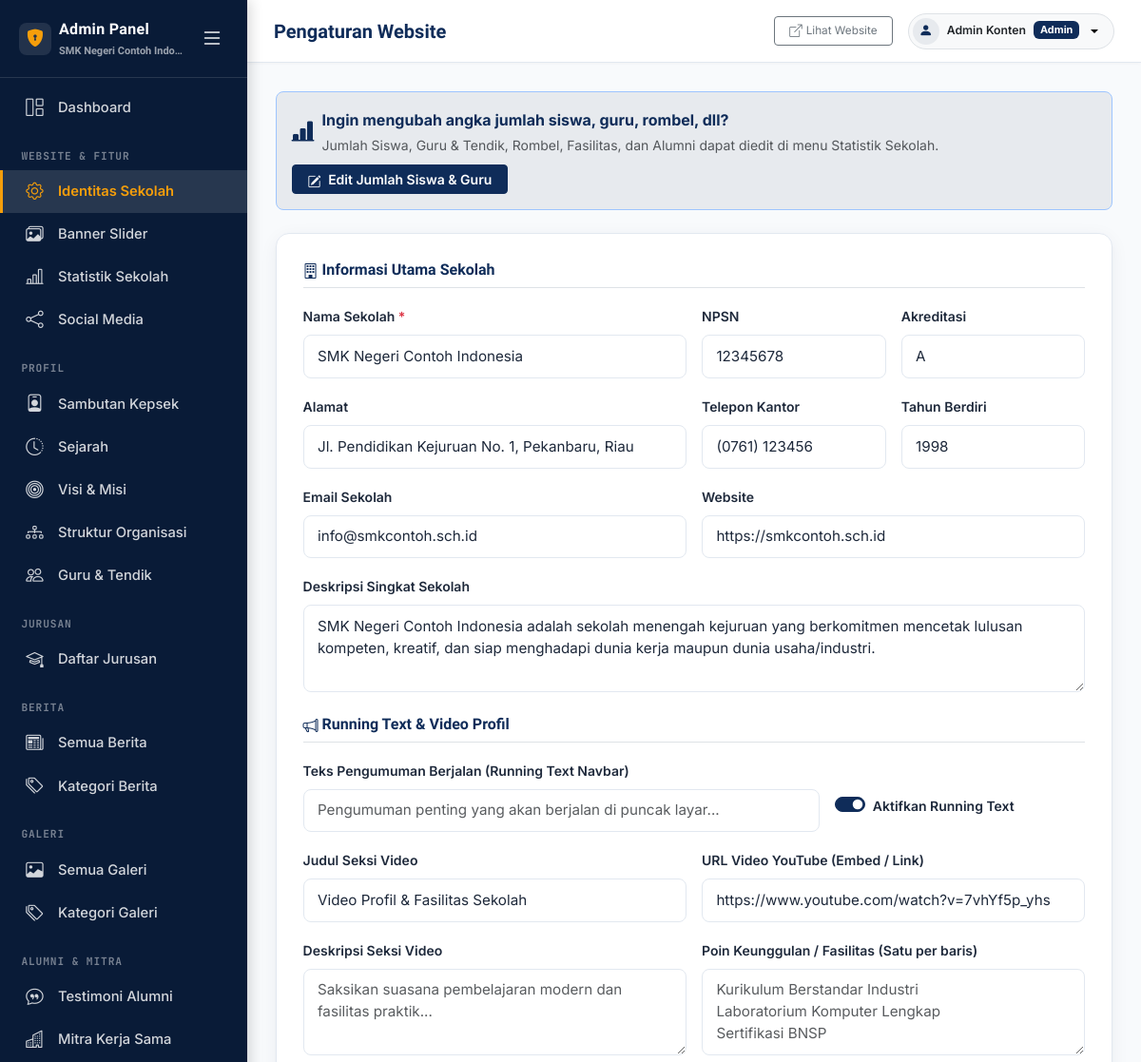
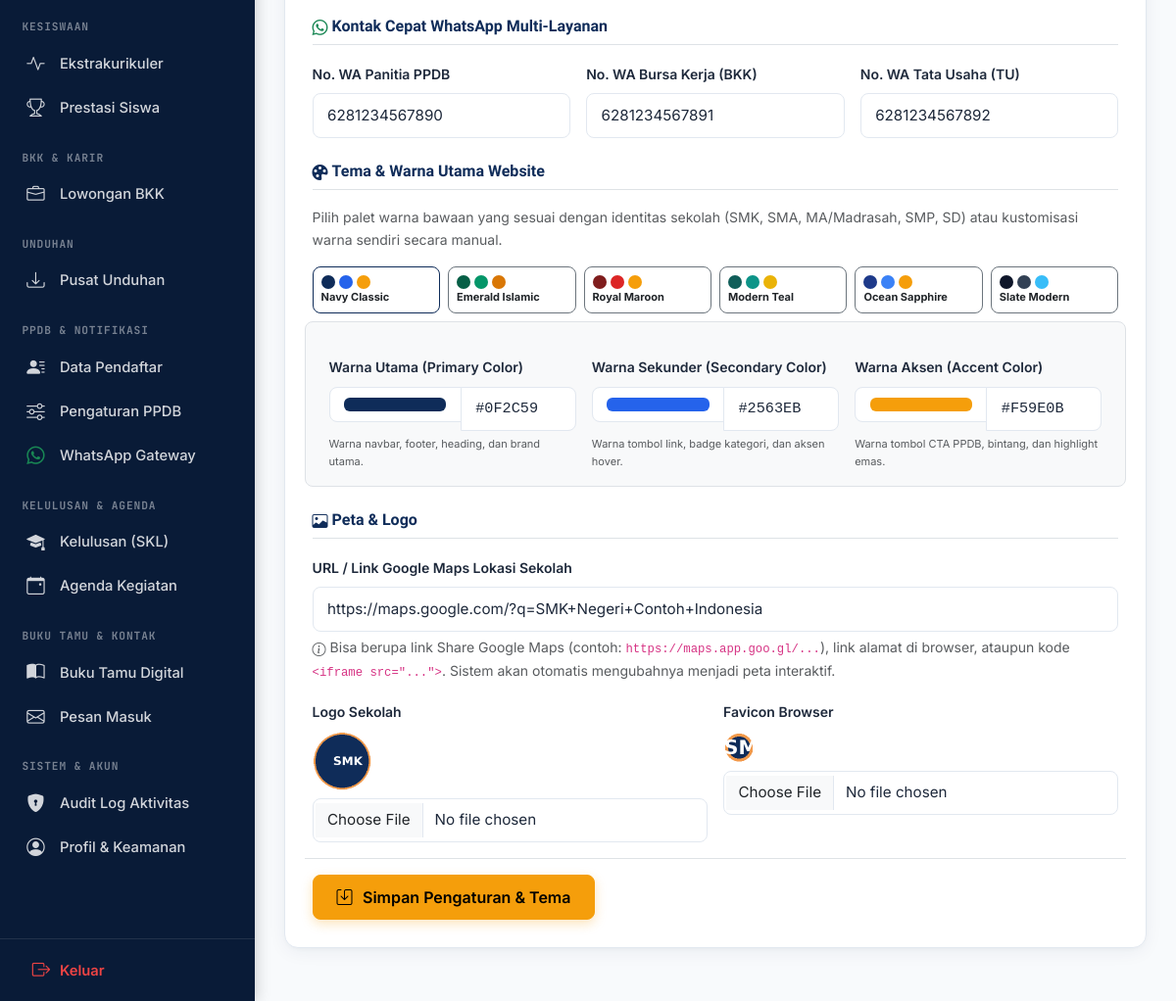
The app's page /admin/profile/index.php (signed in) with its own data (2 pictures, top to bottom).
### tables this page shows
CREATE TABLE school_profile (
  id INT UNSIGNED AUTO_INCREMENT PRIMARY KEY,
  school_name VARCHAR(150) NOT NULL,
  npsn VARCHAR(20) DEFAULT NULL,
  address VARCHAR(255) DEFAULT NULL,
  phone VARCHAR(50) DEFAULT NULL,
  email VARCHAR(150) DEFAULT NULL,
  website VARCHAR(150) DEFAULT NULL,
  description TEXT,
  logo VARCHAR(255) DEFAULT NULL,
  favicon VARCHAR(255) DEFAULT NULL,
  theme_color_primary VARCHAR(20) DEFAULT '#0F2C59',
  theme_color_secondary VARCHAR(20) DEFAULT '#2563EB',
  theme_color_accent VARCHAR(20) DEFAULT '#F59E0B',
  theme_preset VARCHAR(50) DEFAULT 'navy_classic',
  map_url VARCHAR(255) DEFAULT NULL,
  accreditation VARCHAR(10) DEFAULT NULL,
  founded_year VARCHAR(10) DEFAULT NULL,
  running_text TEXT DEFAULT NULL,
  is_running_text_active TINYINT(1) DEFAULT 1,
  video_profile_url VARCHAR(255) DEFAULT 'https://www.youtube.com/watch?v=7vhYf5p_yhs',
  video_title VARCHAR(200) DEFAULT 'Video Profil & Fasilitas Sekolah',
  video_description TEXT DEFAULT NULL,
  video_features TEXT DEFAULT NULL,
  whatsapp_ppdb VARCHAR(50) DEFAULT '6281234567890',
  whatsapp_bkk VARCHAR(50) DEFAULT '6281234567891',
  whatsapp_tu VARCHAR(50) DEFAULT '6281234567892',
  created_at DATETIME DEFAULT CURRENT_TIMESTAMP,
  updated_at DATETIME DEFAULT CURRENT_TIMESTAMP ON UPDATE CURRENT_TIMESTAMP
);

### admin/profile/index.php (the view, shortened to what the rows shown need)
<?php
require __DIR__ . '/../includes/header.php';
require __DIR__ . '/../includes/sidebar.php';
require __DIR__ . '/../includes/topbar.php';
?>
<div class="admin-card">
  <form method="post" enctype="multipart/form-data">
    <h2 class="h6 fw-bold text-primary mb-3 pb-2 border-bottom"><i class="bi bi-building me-1"></i>Informasi Utama Sekolah</h2>
    <div class="row g-3 mb-4">
      <div class="col-md-6">
        <label class="form-label small fw-semibold">Nama Sekolah <span class="text-danger">*</span></label>
        <input type="text" name="school_name" class="form-control" value="<?= e($profile['school_name'] ?? '') ?>" required>
      </div>
      <div class="col-md-3">
        <label class="form-label small fw-semibold">NPSN</label>
        <input type="text" name="npsn" class="form-control" value="<?= e($profile['npsn'] ?? '') ?>">
      </div>
      <div class="col-md-3">
        <label class="form-label small fw-semibold">Akreditasi</label>
        <input type="text" name="accreditation" class="form-control" value="<?= e($profile['accreditation'] ?? '') ?>">
      </div>
      <div class="col-md-6">
        <label class="form-label small fw-semibold">Alamat</label>
        <input type="text" name="address" class="form-control" value="<?= e($profile['address'] ?? '') ?>">
      </div>
      <div class="col-md-3">
        <label class="form-label small fw-semibold">Telepon Kantor</label>
        <input type="text" name="phone" class="form-control" value="<?= e($profile['phone'] ?? '') ?>">
      </div>
      <div class="col-md-3">
        <label class="form-label small fw-semibold">Tahun Berdiri</label>
        <input type="text" name="founded_year" class="form-control" value="<?= e($profile['founded_year'] ?? '') ?>">
      </div>
      <div class="col-md-6">
        <label class="form-label small fw-semibold">Email Sekolah</label>
        <input type="email" name="email" class="form-control" value="<?= e($profile['email'] ?? '') ?>">
      </div>
      <div class="col-md-6">
        <label class="form-label small fw-semibold">Website</label>
        <input type="text" name="website" class="form-control" value="<?= e($profile['website'] ?? '') ?>">
      </div>
      <div class="col-12">
        <label class="form-label small fw-semibold">Deskripsi Singkat Sekolah</label>
        <textarea name="description" rows="3" class="form-control"><?= e($profile['description'] ?? '') ?></textarea>
      </div>
    </div>
    <h2 class="h6 fw-bold text-primary mb-3 pb-2 border-bottom"><i class="bi bi-megaphone me-1"></i>Running Text &amp; Video Profil</h2>
    <div class="row g-3 mb-4">
      <div class="col-md-4 d-flex align-items-center pt-md-4">
        <div class="form-check form-switch">
          <input class="form-check-input" type="checkbox" role="switch" id="rtSwitch" name="is_running_text_active" value="1" <?= !empty($profile['is_running_text_active']) ? 'checked' : '' ?>>
          <label class="form-check-label fw-semibold small" for="rtSwitch">Aktifkan Running Text</label>
        </div>
      </div>
      <div class="col-md-6">
        <label class="form-label small fw-semibold">Judul Seksi Video</label>
        <input type="text" name="video_title" class="form-control" value="<?= e($profile['video_title'] ?? 'Video Profil & Fasilitas Sekolah') ?>" placeholder="Video Profil & Fasilitas Sekolah">
      </div>
      <div class="col-md-6">
        <label class="form-label small fw-semibold">URL Video YouTube (Embed / Link)</label>
        <input type="text" name="video_profile_url" class="form-control" value="<?= e($profile['video_profile_url'] ?? '') ?>" placeholder="https://www.youtube.com/watch?v=... atau https://youtu.be/...">
      </div>
    </div>
    <h2 class="h6 fw-bold text-primary mb-3 pb-2 border-bottom"><i class="bi bi-whatsapp me-1 text-success"></i>Kontak Cepat WhatsApp Multi-Layanan</h2>
    <div class="row g-3 mb-4">
      <div class="col-md-4">
        <label class="form-label small fw-semibold">No. WA Panitia PPDB</label>
        <input type="text" name="whatsapp_ppdb" class="form-control" value="<?= e($profile['whatsapp_ppdb'] ?? '') ?>" placeholder="6281234567890">
      </div>
      <div class="col-md-4">
        <label class="form-label small fw-semibold">No. WA Bursa Kerja (BKK)</label>
        <input type="text" name="whatsapp_bkk" class="form-control" value="<?= e($profile['whatsapp_bkk'] ?? '') ?>" placeholder="6281234567891">
      </div>
      <div class="col-md-4">
        <label class="form-label small fw-semibold">No. WA Tata Usaha (TU)</label>
        <input type="text" name="whatsapp_tu" class="form-control" value="<?= e($profile['whatsapp_tu'] ?? '') ?>" placeholder="6281234567892">
      </div>
    </div>
    <h2 class="h6 fw-bold text-primary mb-3 pb-2 border-bottom"><i class="bi bi-palette-fill me-1"></i>Tema &amp; Warna Utama Website</h2>
    <div class="row g-3 mb-4 p-3 bg-light rounded-3 border">
      <div class="col-md-4">
        <div class="input-group">
          <input type="color" class="form-control form-control-color" id="primaryColorPicker" value="<?= e($profile['theme_color_primary'] ?? '#0F2C59') ?>" style="width: 48px;">
          <input type="text" name="theme_color_primary" id="primaryColorText" class="form-control font-monospace" value="<?= e($profile['theme_color_primary'] ?? '#0F2C59') ?>" placeholder="#0F2C59" required>
        </div>
      </div>
      <div class="col-md-4">
        <div class="input-group">
          <input type="color" class="form-control form-control-color" id="secondaryColorPicker" value="<?= e($profile['theme_color_secondary'] ?? '#2563EB') ?>" style="width: 48px;">
          <input type="text" name="theme_color_secondary" id="secondaryColorText" class="form-control font-monospace" value="<?= e($profile['theme_color_secondary'] ?? '#2563EB') ?>" placeholder="#2563EB" required>
        </div>
      </div>
      <div class="col-md-4">
        <div class="input-group">
          <input type="color" class="form-control form-control-color" id="accentColorPicker" value="<?= e($profile['theme_color_accent'] ?? '#F59E0B') ?>" style="width: 48px;">
          <input type="text" name="theme_color_accent" id="accentColorText" class="form-control font-monospace" value="<?= e($profile['theme_color_accent'] ?? '#F59E0B') ?>" placeholder="#F59E0B" required>
        </div>
      </div>
    </div>
    <h2 class="h6 fw-bold text-primary mb-3 pb-2 border-bottom"><i class="bi bi-image me-1"></i>Peta &amp; Logo</h2>
    <div class="row g-3">
      <div class="col-12">
        <label class="form-label small fw-semibold">URL / Link Google Maps Lokasi Sekolah</label>
        <input type="text" name="map_url" class="form-control" value="<?= e($profile['map_url'] ?? '') ?>" placeholder="Contoh: https://maps.app.goo.gl/... atau link embed Google Maps">
        <div class="form-text small text-muted">
          <i class="bi bi-info-circle me-1"></i>Bisa berupa link Share Google Maps (contoh: <code>https://maps.app.goo.gl/...</code>), link alamat di browser, ataupun kode <code>&lt;iframe src="..."&gt;</code>. Sistem akan otomatis mengubahnya menjadi peta interaktif.
        </div>
      </div>
      <div class="col-md-6">
        <label class="form-label small fw-semibold">Logo Sekolah</label>
        <?php if (!empty($profile['logo'])): ?><img src="<?= e(BASE_URL . '/' . $profile['logo']) ?>" class="thumb mb-2 d-block" alt="Logo saat ini" style="max-height:60px;"><?php endif; ?>
        <input type="file" name="logo" class="form-control" accept=".jpg,.jpeg,.png,.webp">
      </div>
      <div class="col-md-6">
        <label class="form-label small fw-semibold">Favicon Browser</label>
        <?php if (!empty($profile['favicon'])): ?><img src="<?= e(BASE_URL . '/' . $profile['favicon']) ?>" class="thumb mb-2 d-block" alt="Favicon saat ini" style="max-height:32px;"><?php endif; ?>
        <input type="file" name="favicon" class="form-control" accept=".jpg,.jpeg,.png,.webp,.ico">
      </div>
    </div>
  </form>
</div>
<?php require __DIR__ . '/../includes/footer.php'; ?>

### admin/includes/sidebar.php (shortened to what the rows shown need)
<?php
$sidebarProfile = getSchoolProfile();
?>
<aside class="admin-sidebar" id="adminSidebar">
  <div class="sidebar-brand d-flex align-items-center justify-content-between">
    <div class="sidebar-brand-left d-flex align-items-center gap-2 overflow-hidden" title="Admin Panel">
      <div class="overflow-hidden">
        <span class="sidebar-brand-title text-nowrap fw-bold d-block text-white" style="letter-spacing: 0.02em; font-size: 1rem;">Admin Panel</span>
        <span class="sidebar-brand-subtitle text-nowrap text-white-50 d-block text-truncate" style="font-size: 11px; max-width: 135px;"><?= e($sidebarProfile['school_name'] ?? 'SMK School') ?></span>
      </div>
    </div>
  </div>
</aside>

### records on screen
school_profile: school_name "SMK Negeri Contoh Indo…", school_name "SMK Negeri Contoh Indonesia", npsn "12345678", accreditation "A", address "Jl. Pendidikan Kejuruan No. 1, Pekanbaru, Riau", phone "(0761) 123456", founded_year "1998", email "info@smkcontoh.sch.id", website "https://smkcontoh.sch.id", description "SMK Negeri Contoh Indonesia adalah sekolah menengah kejuruan yang berkomitmen mencetak lulusan kompeten, kreatif, dan siap menghadapi dunia kerja maupun dunia usaha/industri.", is_running_text_active "☑", video_title "Video Profil & Fasilitas Sekolah", video_profile_url "https://www.youtube.com/watch?v=7vhYf5p_yhs", whatsapp_ppdb "6281234567890", whatsapp_bkk "6281234567891", whatsapp_tu "6281234567892", theme_color_primary "#0f2c59", theme_color_primary "#0F2C59", theme_color_secondary "#2563eb", theme_color_secondary "#2563EB", theme_color_accent "#f59e0b", theme_color_accent "#F59E0B", map_url "https://maps.google.com/?q=SMK+Negeri+Contoh+Indonesia", logo (picture), favicon (picture)

### other values on screen
$pageTitle "Pengaturan Website"
$_SESSION['admin_name'] "Admin Konten"
$_SESSION['admin_role'] "Admin"
